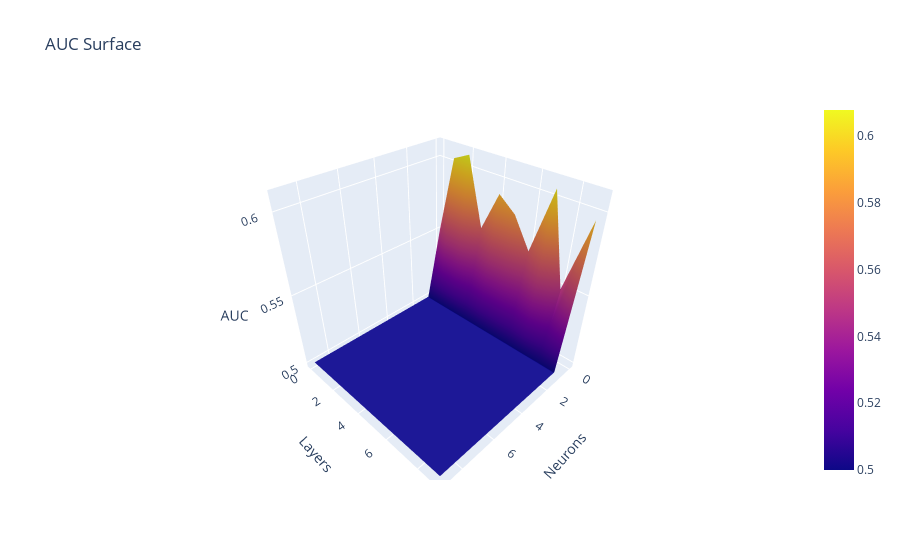

Notebook code for this chart:
### Code cell
fig2 = go.Figure(data=[go.Surface(z=AUC_v05)])

fig2.update_layout(title='AUC Surface', autosize=True,
                   scene = dict(xaxis_title='Neurons',
                                yaxis_title='Layers',
                                zaxis_title='AUC'))
fig2.update_yaxes(tickvals=[x+30 for x in range(10)])
fig2.update_xaxes(tickvals=[x+30 for x in range(10)])

fig2.show()
fig2.write_html('AUC_05.html')

### Figure 1 — Plotly figure (JSON) as saved in the notebook; plotly's stock layout.template omitted (floating-point values rounded to 4 significant figures)
{"data": [{"type": "surface", "z": [[0.5506, 0.5, 0.5, 0.5, 0.5, 0.5, 0.5, 0.5, 0.5, 0.5], [0.6028, 0.5, 0.5, 0.5, 0.5, 0.5, 0.5, 0.5, 0.5, 0.5], [0.6078, 0.5, 0.5, 0.5, 0.5, 0.5, 0.5, 0.5, 0.5, 0.5], [0.5648, 0.5, 0.5, 0.5, 0.5, 0.5, 0.5, 0.5, 0.5, 0.5], [0.5909, 0.5, 0.5, 0.5, 0.5, 0.5, 0.5, 0.5, 0.5, 0.5], [0.5821, 0.5, 0.5, 0.5, 0.5, 0.5, 0.5, 0.5, 0.5, 0.5], [0.5631, 0.5, 0.5, 0.5, 0.5, 0.5, 0.5, 0.5, 0.5, 0.5], [0.6049, 0.5, 0.5, 0.5, 0.5, 0.5, 0.5, 0.5, 0.5, 0.5], [0.5484, 0.5, 0.5, 0.5, 0.5, 0.5, 0.5, 0.5, 0.5, 0.5], [0.5957, 0.5, 0.5, 0.5, 0.5, 0.5, 0.5, 0.5, 0.5, 0.5]]}], "layout": {"autosize": true, "scene": {"xaxis": {"title": {"text": "Neurons"}}, "yaxis": {"title": {"text": "Layers"}}, "zaxis": {"title": {"text": "AUC"}}}, "title": {"text": "AUC Surface"}, "xaxis": {"tickvals": [30, 31, 32, 33, 34, 35, 36, 37, 38, 39]}, "yaxis": {"tickvals": [30, 31, 32, 33, 34, 35, 36, 37, 38, 39]}}}
